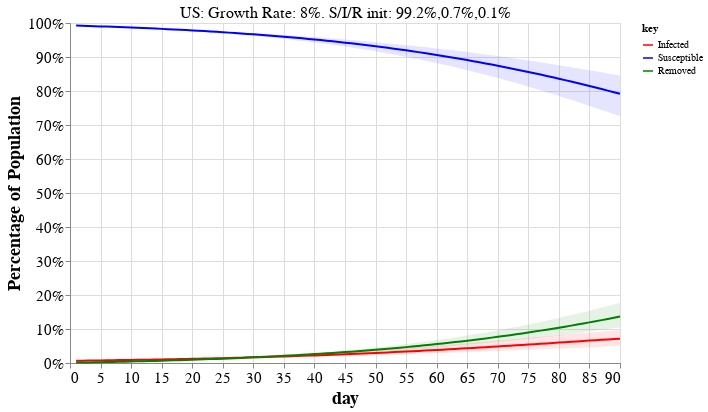

Source (notebook cell):
### Markdown cell above
<a id='examples'></a>

## Interactive plot of Model predictions

For top 20 countries by estimated new cases.

> Tip: Choose a country from the drop-down menu to see the calculations used in the tables above and the dynamics of the model.

### Code cell
#hide_input
sir_plot_countries = df.sort_values('Cases.new.est', ascending=False).head(20).index
_, debug_dfs = helper.table_with_projections(debug_countries=sir_plot_countries)

df_alt = pd.concat([d.reset_index() for d in debug_dfs], axis=0)
covid_helpers.altair_sir_plot(df_alt, sir_plot_countries[0])

### Figure 1 — Vega-Lite specification as saved in the notebook (floating-point values rounded to 4 significant figures; data arrays with more than 128 entries replaced by an {"elided": "..."} marker saying what was removed)
{"config": {"view": {"continuousWidth": 400, "continuousHeight": 300}, "axis": {"grid": true, "labelFontSize": 15, "titleFontSize": 18}, "title": {"fontSize": 20}}, "layer": [{"mark": "line", "encoding": {"color": {"type": "nominal", "field": "key", "scale": {"domain": ["Infected", "Susceptible", "Removed"], "range": ["red", "blue", "green"]}}, "x": {"type": "quantitative", "field": "day"}, "y": {"type": "quantitative", "axis": {"format": "%", "title": "Percentage of Population"}, "field": "value"}}, "selection": {"Select": {"type": "single", "fields": ["country"], "init": {"country": "US"}, "bind": {"input": "select", "options": ["Belgium", "Brazil", "Canada", "France", "Germany", "India", "Indonesia", "Iran", "Italy", "Mexico", "Netherlands", "Peru", "Portugal", "Romania", "Spain", "Sweden", "Switzerland", "Turkey", "US", "United Kingdom"]}}}, "transform": [{"fold": ["Infected", "Susceptible", "Removed"]}]}, {"layer": [{"layer": [{"mark": {"type": "area", "color": "red", "opacity": 0.1}, "encoding": {"x": {"type": "quantitative", "field": "day"}, "y": {"type": "quantitative", "field": "Infected\\.max"}, "y2": {"field": "Infected\\.min"}}}, {"mark": {"type": "area", "color": "blue", "opacity": 0.1}, "encoding": {"x": {"type": "quantitative", "field": "day"}, "y": {"type": "quantitative", "field": "Susceptible\\.max"}, "y2": {"field": "Susceptible\\.min"}}}]}, {"mark": {"type": "area", "color": "green", "opacity": 0.1}, "encoding": {"x": {"type": "quantitative", "field": "day"}, "y": {"type": "quantitative", "field": "Removed\\.max"}, "y2": {"field": "Removed\\.min"}}}]}, {"data": {"name": "data-b009af6e2631416b166d5f8756b52496"}, "mark": {"type": "text", "dx": 0, "dy": -180, "size": 16}, "encoding": {"text": {"type": "nominal", "field": "title"}}, "transform": [{"filter": {"selection": "Select"}}]}], "data": {"name": "data-b094f1448396843f50a158405a686fce"}, "height": 340, "transform": [{"filter": {"selection": "Select"}}], "width": 550, "$schema": "https://vega.github.io/schema/vega-lite/v4.8.1.json", "datasets": {"data-b094f1448396843f50a158405a686fce": {"elided": "1800 records"}, "data-b009af6e2631416b166d5f8756b52496": [{"country": "US", "title": "US: Growth Rate: 8%. S/I/R init: 99.2%,0.7%,0.1%"}, {"country": "United Kingdom", "title": "United Kingdom: Growth Rate: 9%. S/I/R init: 98.1%,1.6%,0.3%"}, {"country": "France", "title": "France: Growth Rate: 6%. S/I/R init: 97.3%,2.2%,0.5%"}, {"country": "Spain", "title": "Spain: Growth Rate: 4%. S/I/R init: 96.7%,2.4%,0.9%"}, {"country": "Italy", "title": "Italy: Growth Rate: 3%. S/I/R init: 97.3%,1.6%,1.1%"}, {"country": "Belgium", "title": "Belgium: Growth Rate: 6%. S/I/R init: 97.3%,2.2%,0.6%"}, {"country": "Brazil", "title": "Brazil: Growth Rate: 12%. S/I/R init: 99.9%,0.1%,0.0%"}, {"country": "Turkey", "title": "Turkey: Growth Rate: 12%. S/I/R init: 99.8%,0.2%,0.0%"}, {"country": "Netherlands", "title": "Netherlands: Growth Rate: 6%. S/I/R init: 98.4%,1.2%,0.4%"}, {"country": "Iran", "title": "Iran: Growth Rate: 3%. S/I/R init: 99.5%,0.3%,0.2%"}, {"country": "Germany", "title": "Germany: Growth Rate: 4%. S/I/R init: 99.7%,0.2%,0.1%"}, {"country": "Sweden", "title": "Sweden: Growth Rate: 7%. S/I/R init: 99.0%,0.8%,0.2%"}, {"country": "India", "title": "India: Growth Rate: 17%. S/I/R init: 100.0%,0.0%,0.0%"}, {"country": "Canada", "title": "Canada: Growth Rate: 10%. S/I/R init: 99.8%,0.2%,0.0%"}, {"country": "Peru", "title": "Peru: Growth Rate: 27%. S/I/R init: 99.9%,0.1%,0.0%"}, {"country": "Mexico", "title": "Mexico: Growth Rate: 14%. S/I/R init: 100.0%,0.0%,0.0%"}, {"country": "Indonesia", "title": "Indonesia: Growth Rate: 10%. S/I/R init: 100.0%,0.0%,0.0%"}, {"country": "Switzerland", "title": "Switzerland: Growth Rate: 3%. S/I/R init: 99.0%,0.7%,0.3%"}, {"country": "Portugal", "title": "Portugal: Growth Rate: 6%. S/I/R init: 99.5%,0.4%,0.1%"}, {"country": "Romania", "title": "Romania: Growth Rate: 8%. S/I/R init: 99.8%,0.2%,0.0%"}]}}
